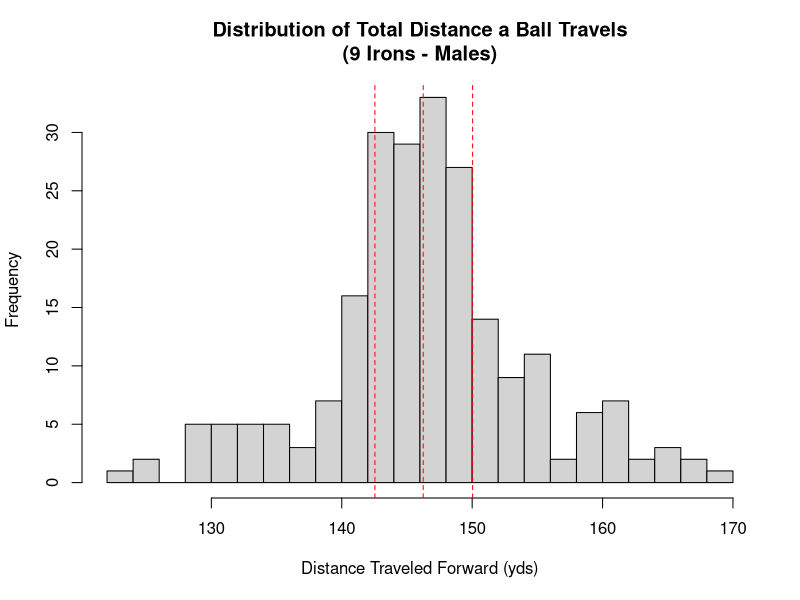
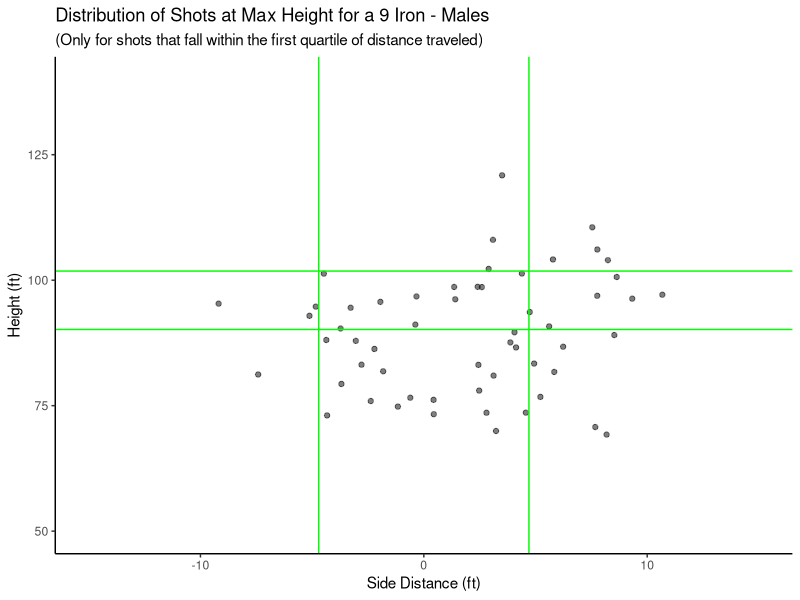
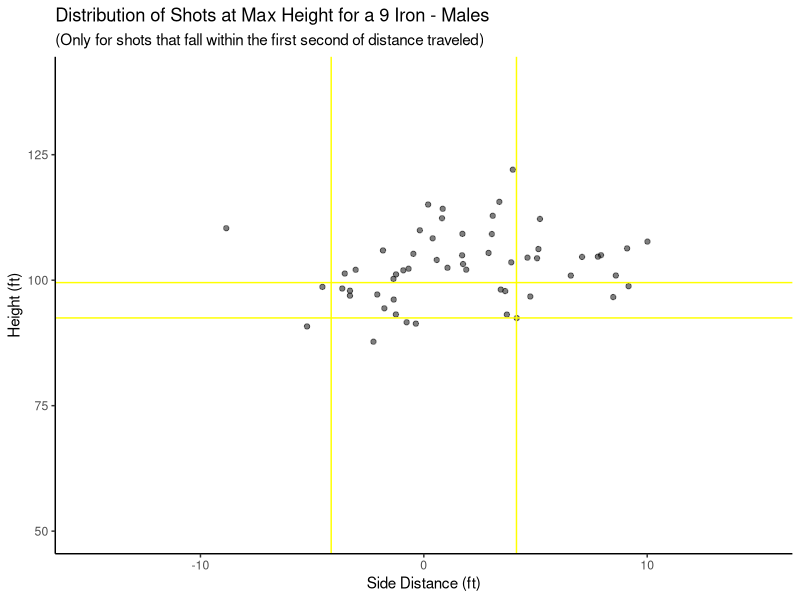
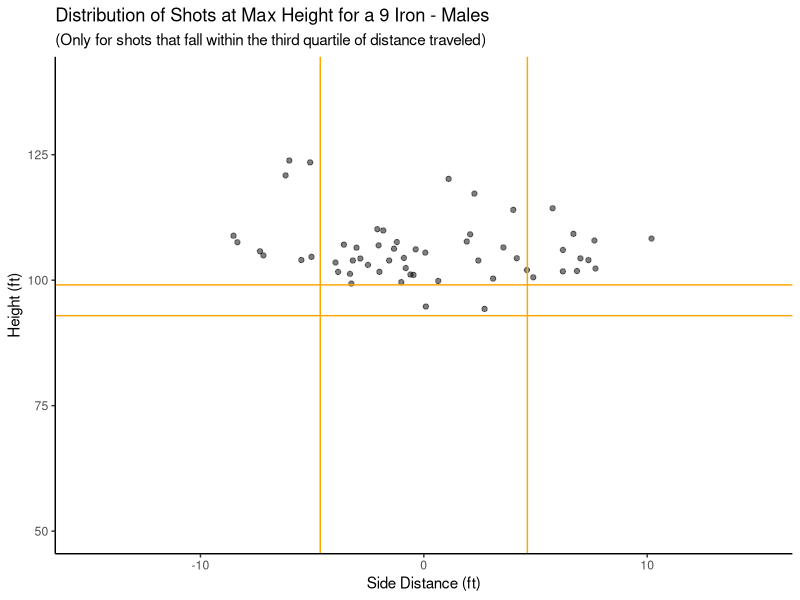
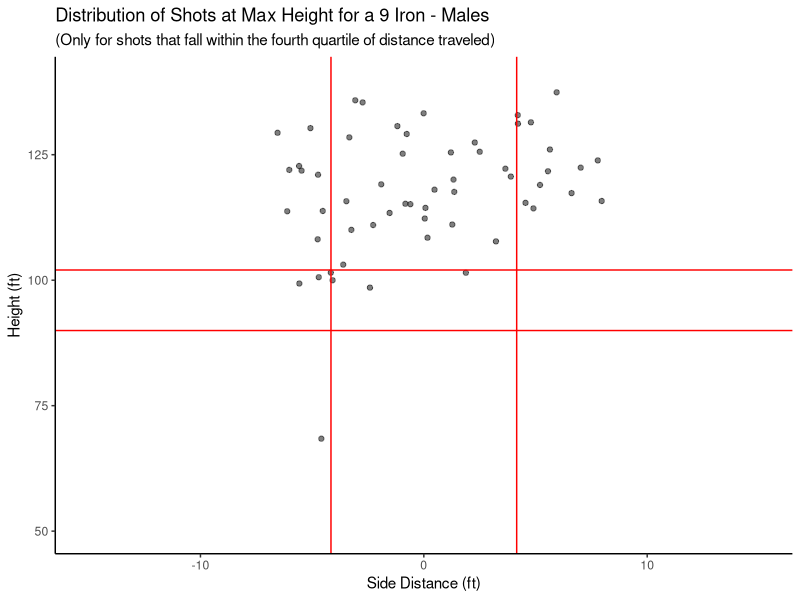
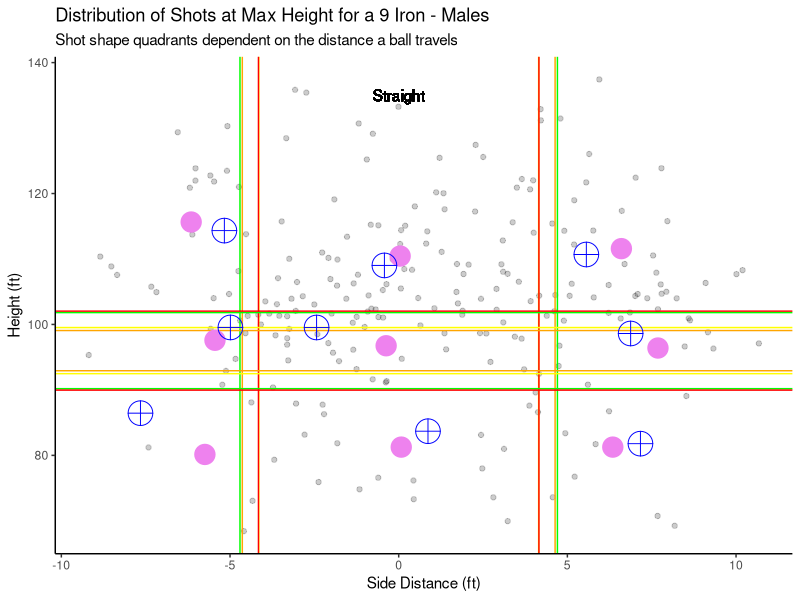

The R source for these figures, in order:
## ---- chunk 1
library(tidyverse)
library(mgcv)
library(gam)
library(kableExtra)
# load in data
df_st_club <- read_csv("Data Cleaning/Output Data/Cleaned_Standard_Clubs.csv")

# Filter df for only 9 Irons
df_9iron_lim <- filter(df_st_club, Club == "9 Iron" & Sex == "Male")
## ---- chunk 2
# Side model
iron_side_final <- gam::gam(`Max Height - Side` ~
  gam::s(`Club Speed`) +
  gam::s(`Attack Angle`) +
  gam::s(`Swing Plane`) +
  gam::s(`Face Angle`) +
  gam::s(`Club Path`) +
  gam::s(shaft_lean), data = df_9iron_lim)

# Height model
iron_height_final <- gam::gam(`Max Height - Height` ~
  gam::s(`Club Speed`) +
  gam::s(`Attack Angle`) +
  gam::s(`Swing Plane`) +
  gam::s(`Face Angle`) +
  gam::s(`Club Path`) +
  gam::s(shaft_lean), data = df_9iron_lim)
## ---- chunk 3
# First distance quartile
q1_dist <- quantile(df_9iron_lim$`Est. Total Flat - Length`, 0.25)
# Second Distance quartile
median_dist <- quantile(df_9iron_lim$`Est. Total Flat - Length`, 0.50)
# Third Distance quartile
q3_dist <- quantile(df_9iron_lim$`Est. Total Flat - Length`, 0.75)

# 0-25% of data, divide height standard deviation by this
sd_divisor_side_1 <- 1
# 25-50% of data, divde height standard deviation by this
sd_divisor_side_2 <- 1
# 0-25% of data, divide height standard deviation by this
sd_divisor_side_3 <- 1
# 25-100% of data, divide height standard deviation by this
sd_divisor_side_4 <- 1

# 0-25% of data, divide height standard deviation by this
sd_divisor_height_1 <- 2
# 25-50% of data, divide height standard deviation by this
sd_divisor_height_2 <- 2
# 0-25% of data, divide height standard deviation by this
sd_divisor_height_3 <- 2
# 25-100% of data, divide height standard deviation by this
sd_divisor_height_4 <- 2
## ---- chunk 4
# Split for 9 Irons and fades by sign
df_9iron_lim$side_class_acc <- ifelse(df_9iron_lim$`Max Height - Side` > 0, "Draw", "Fade")

# Limit data to first quartile
df_9iron_lim_side1 <- filter(df_9iron_lim, `Est. Total Flat - Length` < q1_dist)
# Get standard deviation
sd_lim_side1 <- sd(df_9iron_lim_side1$`Max Height - Side`)

# Limit data to second quartile
df_9iron_lim_side2 <- filter(df_9iron_lim, `Est. Total Flat - Length` >= q1_dist)
df_9iron_lim_side2 <- filter(df_9iron_lim_side2, `Est. Total Flat - Length` < median_dist)
# Get standard deviation
sd_lim_side2 <- sd(df_9iron_lim_side2$`Max Height - Side`)

# Limit data to third quartile
df_9iron_lim_side3 <- filter(df_9iron_lim, `Est. Total Flat - Length` >= median_dist)
df_9iron_lim_side3 <- filter(df_9iron_lim_side3, `Est. Total Flat - Length` < q3_dist)
# Get standard deviation
sd_lim_side3 <- sd(df_9iron_lim_side3$`Max Height - Side`)

# Limit data to fourth quartile
df_9iron_lim_side4 <- filter(df_9iron_lim, `Est. Total Flat - Length` >= q3_dist)
# Get standard deviation
sd_lim_side4 <- sd(df_9iron_lim_side4$`Max Height - Side`)

# Classify straights
for (i in 1:nrow(df_9iron_lim)) {
  # Check to see if shot is in q1
  if (df_9iron_lim[i, "Est. Total Flat - Length"] < q1_dist) {
    # Classify as straight is criteria is met
    if (df_9iron_lim[i, "Max Height - Side"] < sd_lim_side1 / sd_divisor_side_1 &
      df_9iron_lim[i, "Max Height - Side"] > -sd_lim_side1 / sd_divisor_side_1) {
      # Accessing the 'side_class' column by name to assign "Straight"
      df_9iron_lim[i, "side_class_acc"] <- "Straight"
    }
    # Check to see if shot is in q2
  } else if (df_9iron_lim[i, "Est. Total Flat - Length"] < median_dist) {
    # Classify as straight is criteria is met
    if (df_9iron_lim[i, "Max Height - Side"] < sd_lim_side2 / sd_divisor_side_2 &
      df_9iron_lim[i, "Max Height - Side"] > -sd_lim_side2 / sd_divisor_side_2) {
      df_9iron_lim[i, "side_class_acc"] <- "Straight"
    }
    # Check to see if shot is in q3
  } else if (df_9iron_lim[i, "Est. Total Flat - Length"] < q3_dist) {
    # Classify as straight is criteria is met
    if (df_9iron_lim[i, "Max Height - Side"] < sd_lim_side3 / sd_divisor_side_3 &
      df_9iron_lim[i, "Max Height - Side"] > -sd_lim_side3 / sd_divisor_side_3) {
      df_9iron_lim[i, "side_class_acc"] <- "Straight"
    }
    # Check to see if shot is in q4
  } else {
    # Classify as straight is criteria is met
    if (df_9iron_lim[i, "Max Height - Side"] < sd_lim_side4 / sd_divisor_side_4 &
      df_9iron_lim[i, "Max Height - Side"] > -sd_lim_side4 / sd_divisor_side_4) {
      df_9iron_lim[i, "side_class_acc"] <- "Straight"
    }
  }
}
## ---- chunk 5
# Define height class variable
df_9iron_lim$height_class_acc <- "Medium"

# Limit data to first quartile
df_9iron_lim_height1 <- filter(df_9iron_lim, `Est. Total Flat - Length` < q1_dist)
# Get mean and standard deviation
mean_lim_height1 <- mean(df_9iron_lim_height1$`Max Height - Height`)
mean_lim_height1 <- 96
sd_lim_height1 <- sd(df_9iron_lim_height1$`Max Height - Height`)

# Limit data to second quartile
df_9iron_lim_height2 <- filter(df_9iron_lim, `Est. Total Flat - Length` >= q1_dist)
df_9iron_lim_height2 <- filter(df_9iron_lim_height2, `Est. Total Flat - Length` < median_dist)
# Get mean and standard deviation
mean_lim_height2 <- mean(df_9iron_lim_height2$`Max Height - Height`)
mean_lim_height2 <- 96
sd_lim_height2 <- sd(df_9iron_lim_height2$`Max Height - Height`)

# Limit data to third quartile
df_9iron_lim_height3 <- filter(df_9iron_lim, `Est. Total Flat - Length` >= median_dist)
df_9iron_lim_height3 <- filter(df_9iron_lim_height3, `Est. Total Flat - Length` < q3_dist)
# Get mean and standard deviation
mean_lim_height3 <- mean(df_9iron_lim_height3$`Max Height - Height`)
mean_lim_height3 <- 96
sd_lim_height3 <- sd(df_9iron_lim_height3$`Max Height - Height`)

# Limit data to fourth quartile
df_9iron_lim_height4 <- filter(df_9iron_lim, `Est. Total Flat - Length` >= q3_dist)
# Get mean and standard deviation
mean_lim_height4 <- mean(df_9iron_lim_height4$`Max Height - Height`)
mean_lim_height4 <- 96
sd_lim_height4 <- sd(df_9iron_lim_height4$`Max Height - Height`)

# Classify height
for (i in 1:nrow(df_9iron_lim)) {
  # Check if shot is in distance q1
  if (df_9iron_lim[i, "Est. Total Flat - Length"] < q1_dist) {
    # Classify as high/low/medium based on criteria
    if (df_9iron_lim[i, "Max Height - Height"] > (mean_lim_height1 + sd_lim_height1 / sd_divisor_height_1)) {
      df_9iron_lim[i, "height_class_acc"] <- "High"
    }
    if (df_9iron_lim[i, "Max Height - Height"] < (mean_lim_height1 - sd_lim_height1 / sd_divisor_height_1)) {
      df_9iron_lim[i, "height_class_acc"] <- "Low"
    }
    # Check if shot is in distance q1
  } else if (df_9iron_lim[i, "Est. Total Flat - Length"] < median_dist) {
    # Classify as high/low/medium based on criteria
    if (df_9iron_lim[i, "Max Height - Height"] > (mean_lim_height2 + sd_lim_height2 / sd_divisor_height_2)) {
      df_9iron_lim[i, "height_class_acc"] <- "High"
    }
    if (df_9iron_lim[i, "Max Height - Height"] < (mean_lim_height2 - sd_lim_height2 / sd_divisor_height_2)) {
      df_9iron_lim[i, "height_class_acc"] <- "Low"
    }
    # Check if shot is in distance q1
  } else if (df_9iron_lim[i, "Est. Total Flat - Length"] < q3_dist) {
    # Classify as high/low/medium based on criteria
    if (df_9iron_lim[i, "Max Height - Height"] > (mean_lim_height3 + sd_lim_height3 / sd_divisor_height_3)) {
      df_9iron_lim[i, "height_class_acc"] <- "High"
    }
    if (df_9iron_lim[i, "Max Height - Height"] < (mean_lim_height3 - sd_lim_height3 / sd_divisor_height_3)) {
      df_9iron_lim[i, "height_class_acc"] <- "Low"
    }
    # Check if shot is in distance q1
  } else {
    # Classify as high/low/medium based on criteria
    if (df_9iron_lim[i, "Max Height - Height"] > (mean_lim_height4 + sd_lim_height4 / sd_divisor_height_4)) {
      df_9iron_lim[i, "height_class_acc"] <- "High"
    }
    if (df_9iron_lim[i, "Max Height - Height"] < (mean_lim_height4 - sd_lim_height4 / sd_divisor_height_4)) {
      df_9iron_lim[i, "height_class_acc"] <- "Low"
    }
  }
}
## ---- chunk 6
hist(df_9iron_lim$`Est. Total Flat - Length`, breaks = 25, main = "Distribution of Total Distance a Ball Travels\n(9 Irons - Males)", xlab = "Distance Traveled Forward (yds)", col = "lightgrey")
abline(v = q1_dist, col = "red", lty = 2)
abline(v = median_dist, col = "red", lty = 2)
abline(v = q3_dist, col = "red", lty = 2)
## ---- chunk 7
# Create a data frame template to keep ideal parameters inclusive of intervals
df_ideal_9iron <- data.frame(
  Club = character(),
  Height_Class = character(),
  Side_Class = character(),
  Sex = character(),
  Club_Path_Angle = double(),
  Lie_Angle = double(),
  Attack_Angle = double(),
  Club_Speed = double(),
  Shaft_Lean = double(),
  Face_Angle = double(),
  Data_Points = numeric(),
  CPA_LB = double(),
  CPA_UB = double(),
  LA_LB = double(),
  LA_UB = double(),
  AA_LB = double(),
  AA_UB = double(),
  CS_LB = double(),
  CS_UB = double(),
  SL_LB = double(),
  SL_UB = double(),
  FA_LB = double(),
  FA_UB = double()
)

# Lists for shot shapes
heights <- c("High", "Medium", "Low")
sides <- c("Draw", "Straight", "Fade")

# Variable for row iterator
row <- 1

# Loop though each shot shape combination
for (height in heights) {
  for (side in sides) {
    # Filter to only specific shot shape
    shot_shape_df <- filter(df_9iron_lim, side_class_acc == side & height_class_acc == height)

    # Store club and shot shape
    df_ideal_9iron[row, "Club"] <- "9 Iron"
    df_ideal_9iron[row, "Height_Class"] <- height
    df_ideal_9iron[row, "Side_Class"] <- side
    df_ideal_9iron[row, "Sex"] <- "Male"

    # Get ideal parameters from medians
    df_ideal_9iron[row, "Club_Path_Angle"] <- median(shot_shape_df$`Club Path`)
    df_ideal_9iron[row, "Lie_Angle"] <- median(shot_shape_df$`Swing Plane`)
    df_ideal_9iron[row, "Attack_Angle"] <- mean(shot_shape_df$`Attack Angle`)
    df_ideal_9iron[row, "Club_Speed"] <- mean(shot_shape_df$`Club Speed`)
    df_ideal_9iron[row, "Shaft_Lean"] <- mean(shot_shape_df$shaft_lean)
    df_ideal_9iron[row, "Face_Angle"] <- mean(shot_shape_df$`Face Angle`)
    df_ideal_9iron[row, "Data_Points"] <- nrow(shot_shape_df)

    # Inital standard deviations are zero
    sd_cpa <- 0
    sd_la <- 0
    sd_aa <- 0
    sd_cs <- 0
    sd_sl <- 0
    sd_fa <- 0

    # Check to make sure there is enough data for a bound
    if (nrow(shot_shape_df) > 1) {
      # Find standard deviation of each CHP
      sd_cpa <- sd(shot_shape_df$`Club Path`)
      sd_la <- sd(shot_shape_df$`Swing Plane`)
      sd_aa <- sd(shot_shape_df$`Attack Angle`)
      sd_cs <- sd(shot_shape_df$`Club Speed`)
      sd_sl <- sd(shot_shape_df$shaft_lean)
      sd_fa <- sd(shot_shape_df$`Face Angle`)
    }

    # Find lower bound for each parameter by subtracting a fraction of sd
    df_ideal_9iron[row, "CPA_LB"] <- median(shot_shape_df$`Club Path`) - (sd_cpa / 16)
    df_ideal_9iron[row, "LA_LB"] <- median(shot_shape_df$`Swing Plane`) - (sd_la / 16)
    df_ideal_9iron[row, "AA_LB"] <- mean(shot_shape_df$`Attack Angle`) - (sd_aa / 16)
    df_ideal_9iron[row, "CS_LB"] <- mean(shot_shape_df$`Club Speed`) - (sd_cs / 16)
    df_ideal_9iron[row, "SL_LB"] <- mean(shot_shape_df$shaft_lean) - (sd_sl / 16)
    df_ideal_9iron[row, "FA_LB"] <- mean(shot_shape_df$`Face Angle`) - (sd_fa / 16)

    # Find upper bound for each parameter by adding a fraction of sd
    df_ideal_9iron[row, "CPA_UB"] <- median(shot_shape_df$`Club Path`) + (sd_cpa / 16)
    df_ideal_9iron[row, "LA_UB"] <- median(shot_shape_df$`Swing Plane`) + (sd_la / 16)
    df_ideal_9iron[row, "AA_UB"] <- mean(shot_shape_df$`Attack Angle`) + (sd_aa / 16)
    df_ideal_9iron[row, "CS_UB"] <- mean(shot_shape_df$`Club Speed`) + (sd_cs / 16)
    df_ideal_9iron[row, "SL_UB"] <- mean(shot_shape_df$shaft_lean) + (sd_sl / 16)
    df_ideal_9iron[row, "FA_UB"] <- mean(shot_shape_df$`Face Angle`) + (sd_fa / 16)


    # Iterate to next row
    row <- row + 1
  }
}
## ---- chunk 8
# Create dummy data frame that matches with visualization
df_ideal_9iron_mutated <- df_ideal_9iron
colnames(df_ideal_9iron_mutated) <- c(
  "Club", "Height_Class", "Side_Class", "Sex",
  "Club Path", "Swing Plane", "Attack Angle",
  "Club Speed", "shaft_lean", "Face Angle"
)

# Get predictions from moedls
side_preds <- predict(iron_side_final, df_ideal_9iron_mutated)
height_preds <- predict(iron_height_final, df_ideal_9iron_mutated)

# Data frame with predicted spot in air
predictions_quad <- data.frame(side_preds, height_preds)

# Get side means for each shot shape
side_mean <- c(
  mean(filter(df_9iron_lim, side_class_acc == "Draw" & height_class_acc == "High")$`Max Height - Side`),
  mean(filter(df_9iron_lim, side_class_acc == "Straight" & height_class_acc == "High")$`Max Height - Side`),
  mean(filter(df_9iron_lim, side_class_acc == "Fade" & height_class_acc == "High")$`Max Height - Side`),
  mean(filter(df_9iron_lim, side_class_acc == "Draw" & height_class_acc == "Medium")$`Max Height - Side`),
  mean(filter(df_9iron_lim, side_class_acc == "Straight" & height_class_acc == "Medium")$`Max Height - Side`),
  mean(filter(df_9iron_lim, side_class_acc == "Fade" & height_class_acc == "Medium")$`Max Height - Side`),
  mean(filter(df_9iron_lim, side_class_acc == "Draw" & height_class_acc == "Low")$`Max Height - Side`),
  mean(filter(df_9iron_lim, side_class_acc == "Straight" & height_class_acc == "Low")$`Max Height - Side`),
  mean(filter(df_9iron_lim, side_class_acc == "Fade" & height_class_acc == "Low")$`Max Height - Side`)
)

# Get height means for each shot shape
height_mean <- c(
  mean(filter(df_9iron_lim, side_class_acc == "Draw" & height_class_acc == "High")$`Max Height - Height`),
  mean(filter(df_9iron_lim, side_class_acc == "Straight" & height_class_acc == "High")$`Max Height - Height`),
  mean(filter(df_9iron_lim, side_class_acc == "Fade" & height_class_acc == "High")$`Max Height - Height`),
  mean(filter(df_9iron_lim, side_class_acc == "Draw" & height_class_acc == "Medium")$`Max Height - Height`),
  mean(filter(df_9iron_lim, side_class_acc == "Straight" & height_class_acc == "Medium")$`Max Height - Height`),
  mean(filter(df_9iron_lim, side_class_acc == "Fade" & height_class_acc == "Medium")$`Max Height - Height`),
  mean(filter(df_9iron_lim, side_class_acc == "Draw" & height_class_acc == "Low")$`Max Height - Height`),
  mean(filter(df_9iron_lim, side_class_acc == "Straight" & height_class_acc == "Low")$`Max Height - Height`),
  mean(filter(df_9iron_lim, side_class_acc == "Fade" & height_class_acc == "Low")$`Max Height - Height`)
)

shot_shape <- c(
  "High Draw", "High Straight", "High Fade",
  "Medium Draw", "Medium Straight", "Medium Fade",
  "Low Draw", "Low Straight", "Low Fade"
)

# Put means in dataframe
means_quad <- data.frame(side_mean, height_mean)

par(mfrow = c(2, 2))
# Visualize q1 quadrants
ggplot(df_9iron_lim_height1, aes(x = `Max Height - Side`, y = `Max Height - Height`)) +
  ylim(50, 140) +
  xlim(-15, 15) +
  geom_point(alpha = 0.5) +
  geom_vline(aes(xintercept = -sd_lim_side1 / sd_divisor_side_1), col = "green") +
  geom_vline(aes(xintercept = sd_lim_side1 / sd_divisor_side_1), col = "green") +
  geom_hline(aes(yintercept = (mean_lim_height1 + sd_lim_height1 / sd_divisor_height_1)), col = "green") +
  geom_hline(aes(yintercept = (mean_lim_height1 - sd_lim_height1 / sd_divisor_height_1)), col = "green") +
  theme(
    panel.grid.major = element_blank(), panel.grid.minor = element_blank(),
    panel.background = element_blank(), axis.line = element_line(colour = "black")
  ) +
  labs(
    title = "Distribution of Shots at Max Height for a 9 Iron - Males",
    subtitle = "(Only for shots that fall within the first quartile of distance traveled)",
    y = "Height (ft)",
    x = "Side Distance (ft)"
  )

# Visualize q2 quadrants
ggplot(df_9iron_lim_height2, aes(x = `Max Height - Side`, y = `Max Height - Height`)) +
  ylim(50, 140) +
  xlim(-15, 15) +
  geom_point(alpha = 0.5) +
  geom_vline(aes(xintercept = -sd_lim_side2 / sd_divisor_side_2), col = "yellow") +
  geom_vline(aes(xintercept = sd_lim_side2 / sd_divisor_side_2), col = "yellow") +
  geom_hline(aes(yintercept = (mean_lim_height2 + sd_lim_height2 / sd_divisor_height_2)), col = "yellow") +
  geom_hline(aes(yintercept = (mean_lim_height2 - sd_lim_height2 / sd_divisor_height_2)), col = "yellow") +
  theme(
    panel.grid.major = element_blank(), panel.grid.minor = element_blank(),
    panel.background = element_blank(), axis.line = element_line(colour = "black")
  ) +
  labs(
    title = "Distribution of Shots at Max Height for a 9 Iron - Males",
    subtitle = "(Only for shots that fall within the first second of distance traveled)",
    y = "Height (ft)",
    x = "Side Distance (ft)"
  )

# Visualize q2 quadrants
ggplot(df_9iron_lim_height3, aes(x = `Max Height - Side`, y = `Max Height - Height`)) +
  ylim(50, 140) +
  xlim(-15, 15) +
  geom_point(alpha = 0.5) +
  geom_vline(aes(xintercept = -sd_lim_side3 / sd_divisor_side_3), col = "orange") +
  geom_vline(aes(xintercept = sd_lim_side3 / sd_divisor_side_3), col = "orange") +
  geom_hline(aes(yintercept = (mean_lim_height3 + sd_lim_height3 / sd_divisor_height_3)), col = "orange") +
  geom_hline(aes(yintercept = (mean_lim_height3 - sd_lim_height3 / sd_divisor_height_3)), col = "orange") +
  theme(
    panel.grid.major = element_blank(), panel.grid.minor = element_blank(),
    panel.background = element_blank(), axis.line = element_line(colour = "black")
  ) +
  labs(
    title = "Distribution of Shots at Max Height for a 9 Iron - Males",
    subtitle = "(Only for shots that fall within the third quartile of distance traveled)",
    y = "Height (ft)",
    x = "Side Distance (ft)"
  )


# Visualize q4 quadrants
ggplot(df_9iron_lim_height4, aes(x = `Max Height - Side`, y = `Max Height - Height`)) +
  ylim(50, 140) +
  xlim(-15, 15) +
  geom_point(alpha = 0.5) +
  geom_vline(aes(xintercept = -sd_lim_side4 / sd_divisor_side_4), col = "red") +
  geom_vline(aes(xintercept = sd_lim_side4 / sd_divisor_side_4), col = "red") +
  geom_hline(aes(yintercept = (mean_lim_height4 + sd_lim_height4 / sd_divisor_height_4)), col = "red") +
  geom_hline(aes(yintercept = (mean_lim_height4 - sd_lim_height4 / sd_divisor_height_4)), col = "red") +
  theme(
    panel.grid.major = element_blank(), panel.grid.minor = element_blank(),
    panel.background = element_blank(), axis.line = element_line(colour = "black")
  ) +
  labs(
    title = "Distribution of Shots at Max Height for a 9 Iron - Males",
    subtitle = "(Only for shots that fall within the fourth quartile of distance traveled)",
    y = "Height (ft)",
    x = "Side Distance (ft)"
  )

# Visualize all quadrants with the parameters landing via model
ggplot(df_9iron_lim, aes(x = `Max Height - Side`, y = `Max Height - Height`)) +
  geom_point(alpha = 0.2) +
  geom_vline(aes(xintercept = -sd_lim_side1 / sd_divisor_side_1), col = "green") +
  geom_vline(aes(xintercept = sd_lim_side1 / sd_divisor_side_1), col = "green") +
  geom_vline(aes(xintercept = -sd_lim_side2 / sd_divisor_side_2), col = "yellow") +
  geom_vline(aes(xintercept = sd_lim_side2 / sd_divisor_side_2), col = "yellow") +
  geom_vline(aes(xintercept = -sd_lim_side3 / sd_divisor_side_3), col = "orange") +
  geom_vline(aes(xintercept = sd_lim_side3 / sd_divisor_side_3), col = "orange") +
  geom_vline(aes(xintercept = -sd_lim_side4 / sd_divisor_side_4), col = "red") +
  geom_vline(aes(xintercept = sd_lim_side4 / sd_divisor_side_4), col = "red") +
  geom_hline(aes(yintercept = (mean_lim_height1 + sd_lim_height1 / sd_divisor_height_1)), col = "green") +
  geom_hline(aes(yintercept = (mean_lim_height1 - sd_lim_height1 / sd_divisor_height_1)), col = "green") +
  geom_hline(aes(yintercept = (mean_lim_height2 + sd_lim_height2 / sd_divisor_height_2)), col = "yellow") +
  geom_hline(aes(yintercept = (mean_lim_height2 - sd_lim_height2 / sd_divisor_height_2)), col = "yellow") +
  geom_hline(aes(yintercept = (mean_lim_height3 + sd_lim_height3 / sd_divisor_height_3)), col = "orange") +
  geom_hline(aes(yintercept = (mean_lim_height3 - sd_lim_height3 / sd_divisor_height_3)), col = "orange") +
  geom_hline(aes(yintercept = (mean_lim_height4 + sd_lim_height4 / sd_divisor_height_4)), col = "red") +
  geom_hline(aes(yintercept = (mean_lim_height4 - sd_lim_height4 / sd_divisor_height_4)), col = "red") +
  labs(
    title = "Distribution of Shots at Max Height for a 9 Iron - Males",
    subtitle = "Shot shape quadrants dependent on the distance a ball travels",
    y = "Height (ft)",
    x = "Side Distance (ft)"
  ) +
  geom_text(x = -14, y = 135, label = "Fade") +
  geom_text(x = 0, y = 135, label = "Straight") +
  geom_text(x = 14, y = 135, label = "Draw") +
  theme(
    panel.grid.major = element_blank(), panel.grid.minor = element_blank(),
    panel.background = element_blank(), axis.line = element_line(colour = "black")
  ) +
  geom_point(data = means_quad, aes(x = side_mean, y = height_mean), color = "violet", pch = 20, size = 10) +
  geom_point(data = predictions_quad, aes(x = side_preds, y = height_preds), color = "blue", pch = 10, size = 8)
## ---- chunk 9
# Dummy df for sharing table
df_ideal_9iron_male_sharable <- data.frame(
  Club = df_ideal_9iron$Club,
  Shot_Shape = paste(df_ideal_9iron$Height_Class, df_ideal_9iron$Side_Class),
  Sex = df_ideal_9iron$Sex,
  Club_Path_Angle = df_ideal_9iron$Club_Path_Angle,
  CPA_LB = df_ideal_9iron$CPA_LB,
  CPA_UB = df_ideal_9iron$CPA_UB,
  Lie_Angle = df_ideal_9iron$Lie_Angle,
  LA_LB = df_ideal_9iron$LA_LB,
  LA_UB = df_ideal_9iron$LA_UB,
  Attack_Angle = df_ideal_9iron$Attack_Angle,
  AA_LB = df_ideal_9iron$AA_LB,
  AA_UB = df_ideal_9iron$AA_UB,
  Club_Speed = df_ideal_9iron$Club_Speed,
  CS_LB = df_ideal_9iron$CS_LB,
  CS_UB = df_ideal_9iron$CS_UB,
  Shaft_Lean = df_ideal_9iron$Shaft_Lean,
  SL_LB = df_ideal_9iron$SL_LB,
  SL_UB = df_ideal_9iron$SL_UB,
  Face_Angle = df_ideal_9iron$Face_Angle,
  FA_LB = df_ideal_9iron$FA_LB,
  FA_UB = df_ideal_9iron$FA_UB,
  Data_Points = df_ideal_9iron$Data_Points
)

# Output kable
kable(df_ideal_9iron_male_sharable, escape = TRUE, caption = "Ideal Parameter Estimates for 9 Iron From Centers of Actual Data (Males)") %>%
  kable_styling(latex_options = "hold_position")
